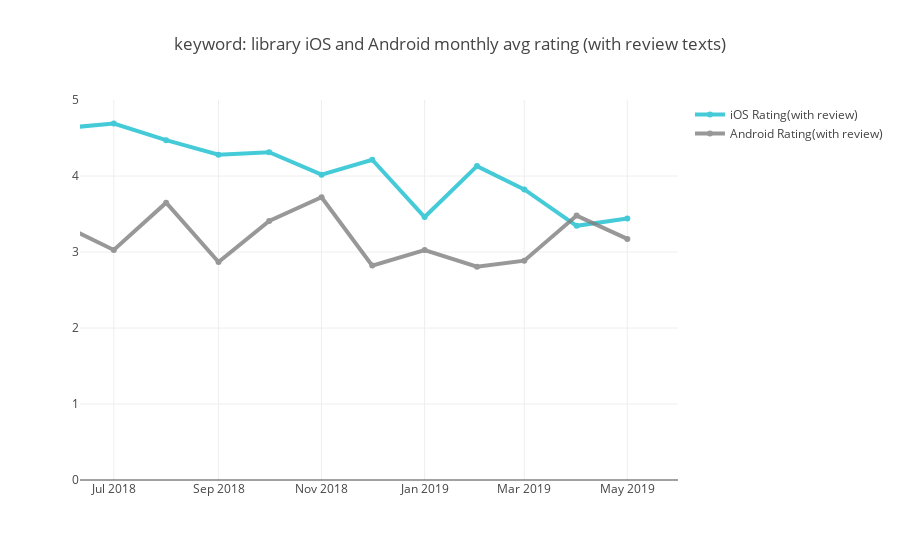

The notebook cell saved with this chart:
### Code cell
#show change

kw = "library"

as_kw_to_review_sub= ios_kw_rating[ios_kw_rating["keyword"] == kw].sort_values("month_start",ascending=False)
gp_kw_to_review_sub = android_kw_rating[android_kw_rating["keyword"] == kw].sort_values("month_start",ascending=False)

# monthly trend
trace_ios = go.Scatter(
                x=as_kw_to_review_sub.month_start,
                y=as_kw_to_review_sub["Rating"],
                name = "iOS Rating(with review)",
                line = dict(color = '#17BECF', width = 4),
                opacity = 0.8)

trace_android = go.Scatter(
                x=gp_kw_to_review_sub.month_start,
                y=gp_kw_to_review_sub["Rating"],
                name = "Android Rating(with review)",
                line = dict(color = '#7F7F7F', width = 4),
                opacity = 0.8)

data = [trace_ios,trace_android]

layout = dict(
    title = "keyword: " + kw + " " +"iOS and Android monthly avg rating (with review texts)",
    xaxis = dict(
        range = ['2018-06-11','2019-05-31']),
    yaxis = dict(range = [0,5])
)

fig = dict(data=data, layout=layout)
py.iplot(fig, filename = "Manually Set Range")

### Figure 1 — Plotly figure (JSON) as saved in the notebook; plotly's stock layout.template omitted (floating-point values rounded to 4 significant figures)
{"data": [{"line": {"color": "#17BECF", "width": 4}, "name": "iOS Rating(with review)", "opacity": 0.8, "type": "scatter", "uid": "a26a86e8-ea9d-46eb-9d91-24887fd4ddef", "x": ["2019-05-01", "2019-04-01", "2019-03-01", "2019-02-01", "2019-01-01", "2018-12-01", "2018-11-01", "2018-10-01", "2018-09-01", "2018-08-01", "2018-07-01", "2018-06-01", "2018-05-01"], "y": [3.441, 3.345, 3.824, 4.13, 3.46, 4.214, 4.018, 4.313, 4.279, 4.472, 4.691, 4.629, 2.875]}, {"line": {"color": "#7F7F7F", "width": 4}, "name": "Android Rating(with review)", "opacity": 0.8, "type": "scatter", "uid": "fbda80f2-90da-4378-957b-5acf251193ff", "x": ["2019-05-01", "2019-04-01", "2019-03-01", "2019-02-01", "2019-01-01", "2018-12-01", "2018-11-01", "2018-10-01", "2018-09-01", "2018-08-01", "2018-07-01", "2018-06-01", "2018-05-01"], "y": [3.172, 3.479, 2.886, 2.806, 3.025, 2.821, 3.72, 3.409, 2.868, 3.649, 3.027, 3.353, 2.914]}], "layout": {"title": {"text": "keyword: library iOS and Android monthly avg rating (with review texts)"}, "xaxis": {"range": ["2018-06-11", "2019-05-31"]}, "yaxis": {"range": [0, 5]}}}
